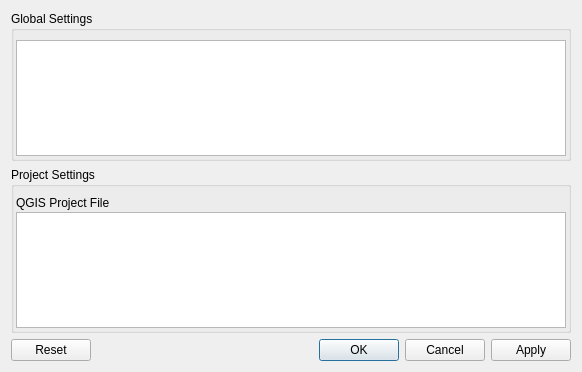
<?xml version="1.0" encoding="UTF-8"?>
<ui version="4.0">
 <class>Dialog</class>
 <widget class="QDialog" name="Dialog">
  <property name="geometry">
   <rect>
    <x>0</x>
    <y>0</y>
    <width>582</width>
    <height>372</height>
   </rect>
  </property>
  <property name="windowTitle">
   <string>EnMAP-Box Settings</string>
  </property>
  <layout class="QVBoxLayout" name="verticalLayout">
   <item>
    <widget class="QgsCollapsibleGroupBox" name="gbGlobalSettings">
     <property name="title">
      <string>Global Settings</string>
     </property>
     <layout class="QVBoxLayout" name="verticalLayout_2">
      <property name="spacing">
       <number>2</number>
      </property>
      <property name="leftMargin">
       <number>2</number>
      </property>
      <property name="rightMargin">
       <number>2</number>
      </property>
      <property name="bottomMargin">
       <number>2</number>
      </property>
      <item>
       <widget class="QTableView" name="tableViewGlobalSettings"/>
      </item>
     </layout>
    </widget>
   </item>
   <item>
    <widget class="QgsCollapsibleGroupBox" name="gbProjectSettings">
     <property name="title">
      <string>Project Settings</string>
     </property>
     <layout class="QVBoxLayout" name="verticalLayout_3">
      <property name="spacing">
       <number>2</number>
      </property>
      <property name="leftMargin">
       <number>2</number>
      </property>
      <property name="rightMargin">
       <number>2</number>
      </property>
      <property name="bottomMargin">
       <number>2</number>
      </property>
      <item>
       <layout class="QHBoxLayout" name="horizontalLayout">
        <property name="topMargin">
         <number>0</number>
        </property>
        <item>
         <widget class="QLabel" name="label_2">
          <property name="text">
           <string>QGIS Project File</string>
          </property>
         </widget>
        </item>
        <item>
         <widget class="QLabel" name="labelProjectFilePath">
          <property name="sizePolicy">
           <sizepolicy hsizetype="Preferred" vsizetype="Preferred">
            <horstretch>2</horstretch>
            <verstretch>0</verstretch>
           </sizepolicy>
          </property>
          <property name="text">
           <string>&lt;file path&gt;</string>
          </property>
         </widget>
        </item>
       </layout>
      </item>
      <item>
       <widget class="QTableView" name="tableViewProjectSettings"/>
      </item>
     </layout>
    </widget>
   </item>
   <item>
    <spacer name="verticalSpacer">
     <property name="orientation">
      <enum>Qt::Vertical</enum>
     </property>
     <property name="sizeHint" stdset="0">
      <size>
       <width>20</width>
       <height>40</height>
      </size>
     </property>
    </spacer>
   </item>
   <item>
    <widget class="QDialogButtonBox" name="buttonBox">
     <property name="orientation">
      <enum>Qt::Horizontal</enum>
     </property>
     <property name="standardButtons">
      <set>QDialogButtonBox::Apply|QDialogButtonBox::Cancel|QDialogButtonBox::Ok|QDialogButtonBox::Reset</set>
     </property>
    </widget>
   </item>
  </layout>
 </widget>
 <customwidgets>
  <customwidget>
   <class>QgsCollapsibleGroupBox</class>
   <extends>QGroupBox</extends>
   <header>qgscollapsiblegroupbox.h</header>
   <container>1</container>
  </customwidget>
 </customwidgets>
 <resources/>
 <connections>
  <connection>
   <sender>buttonBox</sender>
   <signal>accepted()</signal>
   <receiver>Dialog</receiver>
   <slot>accept()</slot>
   <hints>
    <hint type="sourcelabel">
     <x>248</x>
     <y>254</y>
    </hint>
    <hint type="destinationlabel">
     <x>157</x>
     <y>274</y>
    </hint>
   </hints>
  </connection>
  <connection>
   <sender>buttonBox</sender>
   <signal>rejected()</signal>
   <receiver>Dialog</receiver>
   <slot>reject()</slot>
   <hints>
    <hint type="sourcelabel">
     <x>316</x>
     <y>260</y>
    </hint>
    <hint type="destinationlabel">
     <x>286</x>
     <y>274</y>
    </hint>
   </hints>
  </connection>
 </connections>
</ui>
